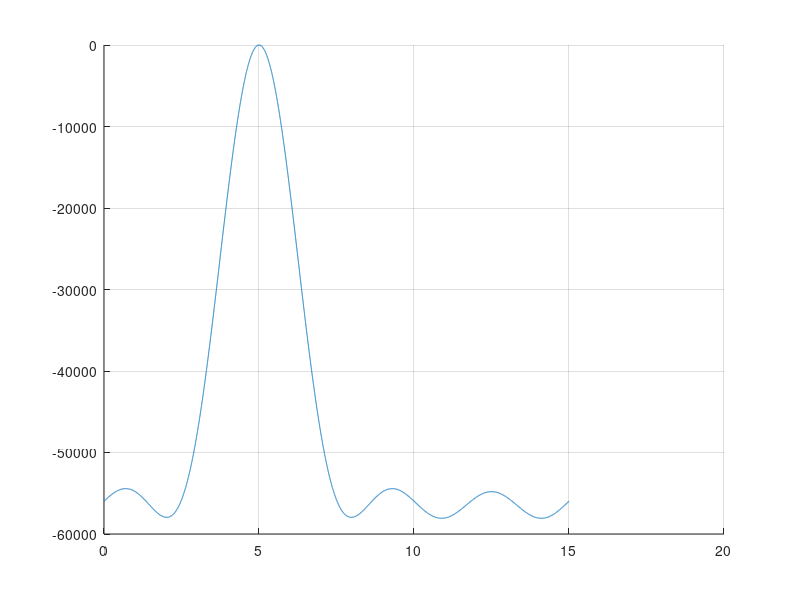

Source code (MATLAB):
%%
clear;

lambda = 3e-2;
dt = 1e-3;

mu = 5*4*pi/lambda*dt;
sig = 1*4*pi/lambda*dt;
Nu = 10000;

u = linspace(0, 15, Nu)*4*pi/lambda*dt+1e-7;


U = normrnd(mu, sig, [1 Nu])*4*pi/lambda*dt+1e-7;

[umn1, umn2] = meshgrid(U, U);

K = [0:1:4 101:1:105 201:1:205 301:1:305];

Nt = length(K);

Ns = 10000;

Np = 5;
M = 2;
Nscan = 100;

% 
% T1 = - 2 * Ns * M * Np;
% xmn = (umn1 - umn2);
% 
% T2i = -sin(Np .* xmn/2)./sin(xmn./2) .* ...
%     sin(Nscan * M .* xmn/2)./sin(Nscan .* xmn./2) .* cos(xmn/2 .* ((Np - 1) + (M - 1)*Nscan));
% T2 = sum(sum(T2i));


for i = 1:Nu
%     xm = (U - u(i));
%     T3i = 2 * sin(Np .* xm/2)./sin(xm./2) .* ...
%     sin(Nscan * M .* xm/2)./sin(Nscan .* xm./2) .* cos(xm/2 .* ((Np - 1) + (M - 1)*Nscan));
%     T3(i) = sum(T3i);
    F(i) = -sum(1 + Ns^2 * exp(-K.^2*sig^2) - 2 * Ns * exp(-K.^2.*sig^2/2) .* cos(K .* (mu - u(i))));
end

% F = T1 + T2 + T3 - max(T1+T2+T3);

figure(101); hold on; plot(u/(4*pi/lambda*dt), F-max(F)); grid on;



%% Approximation 


% A = Np .* M;
% % B = 1/24 * (Np * M * (2 * Np^2 + 3 * Np * (Nscan * (M - 1) - 1) + Nscan^2*(2*M^2 - 3*M+1) - 3*Nscan*(M-1)+1));
% % C = 1/5760 .* Np * M * (6 * Np^4 + 15 * Np^3 * (Nscan * (M - 1) - 1) + 10 * Np^2*(Nscan^2*(2*M^2 - 3*M + 1)...
% %     -3 * Nscan * (M - 1) + 1) + 15 * Np * Nscan * (M - 1) * (Nscan^2*(M - 1)*M - 2*Nscan*M + ...
% %     Nscan + 1) + Nscan^4*(6*M^4 - 15*M^3 + 10*M^2 - 1) - 15 * Nscan^3*(M-1)^2*M + ...
% %     5*Nscan^2*(2*M^2-3*M+1) - 1);
% 
% B = (1/2 * Nscan * (-(Np^3/(12 * Nscan)) + ...
%      1/2 * A * (Nscan/6 + (2 * (1/12 - 1/4 * (-1 + Np + Nscan * (-1 + M))^2))/Nscan)) * M - ...
%   1/24 * Np * Nscan^2 * M^3);
% 
% 
% C = (1/2 * Nscan * (Np^5/(960 * Nscan) - ...
%      1/48 * Np^3 * (Nscan/6 + (2 * (1/12 - 1/4 * (-1 + Np + Nscan * (-1 + M))^2))/Nscan) + ...
%      1/2 * Np * ((7 * Nscan^3)/1440 + ...
%         1/12 * Nscan * (1/12 - 1/4 * (-1 + Np + Nscan * (-1 + M))^2) + ...
%         (2 * (7/2880 - 1/96 * (-1 + Np + Nscan * (-1 + M))^2 + ...
%            1/192 * (-1 + Np + Nscan * (-1 + M))^4))/Nscan)) * M - ...
%   1/48 * Nscan^3 * (-(Np^3/(12 * Nscan)) + ...
%      1/2 * Np * (Nscan/6 + (2 * (1/12 - 1/4 * (-1 + Np + Nscan * (-1 + M))^2))/Nscan)) * M^3 + ...
%      (Np * Nscan^4 * M^5)/1920);
% 
% F2 = T1 - (A - B*sig^2+3*C*sig^4) - 2.*(A - B*((mu - u).^2 + sig.^2)+...
%     C/1e4.*((mu - u).^4 + 6 .* (mu - u).^2 .* sig.^2 + 3 .* sig.^4));
% 
% hold on; plot(u/(4*pi/lambda*dt), F2-max(F2)); grid on;
